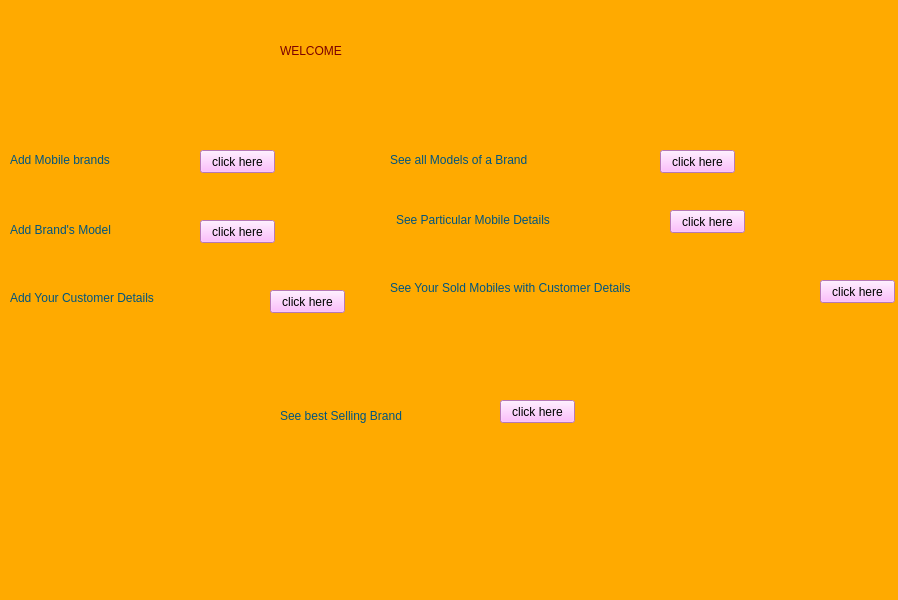
<?xml version="1.0" encoding="UTF-8"?>
<ui version="4.0">
 <class>MainWindow</class>
 <widget class="QMainWindow" name="MainWindow">
  <property name="geometry">
   <rect>
    <x>0</x>
    <y>0</y>
    <width>898</width>
    <height>600</height>
   </rect>
  </property>
  <property name="windowTitle">
   <string>MainWindow</string>
  </property>
  <property name="styleSheet">
   <string notr="true">border-color: qconicalgradient(cx:0.5, cy:0.5, angle:0, stop:0 rgba(35, 40, 3, 255), stop:0.16 rgba(136, 106, 22, 255), stop:0.225 rgba(166, 140, 41, 255), stop:0.285 rgba(204, 181, 74, 255), stop:0.345 rgba(235, 219, 102, 255), stop:0.415 rgba(245, 236, 112, 255), stop:0.52 rgba(209, 190, 76, 255), stop:0.57 rgba(187, 156, 51, 255), stop:0.635 rgba(168, 142, 42, 255), stop:0.695 rgba(202, 174, 68, 255), stop:0.75 rgba(218, 202, 86, 255), stop:0.815 rgba(208, 187, 73, 255), stop:0.88 rgba(187, 156, 51, 255), stop:0.935 rgba(137, 108, 26, 255), stop:1 rgba(35, 40, 3, 255));
background-color: rgb(255, 170, 0);</string>
  </property>
  <widget class="QWidget" name="centralwidget">
   <widget class="QLabel" name="label_3">
    <property name="geometry">
     <rect>
      <x>280</x>
      <y>20</y>
      <width>351</width>
      <height>61</height>
     </rect>
    </property>
    <property name="styleSheet">
     <string notr="true">font: 75 48pt &quot;ZapfChancery-MediumItalic bold&quot;;
color: rgb(124, 0, 0);</string>
    </property>
    <property name="text">
     <string>WELCOME</string>
    </property>
   </widget>
   <widget class="QLabel" name="label">
    <property name="geometry">
     <rect>
      <x>10</x>
      <y>150</y>
      <width>201</width>
      <height>20</height>
     </rect>
    </property>
    <property name="styleSheet">
     <string notr="true">font: 16pt &quot;Revive OV italic&quot;;
color: rgb(0, 85, 127);
</string>
    </property>
    <property name="text">
     <string>Add Mobile brands</string>
    </property>
   </widget>
   <widget class="QPushButton" name="btnAbrand">
    <property name="geometry">
     <rect>
      <x>200</x>
      <y>150</y>
      <width>75</width>
      <height>23</height>
     </rect>
    </property>
    <property name="styleSheet">
     <string notr="true">background-color: rgb(255, 170, 255);</string>
    </property>
    <property name="text">
     <string>click here</string>
    </property>
   </widget>
   <widget class="QLabel" name="label_2">
    <property name="geometry">
     <rect>
      <x>10</x>
      <y>220</y>
      <width>181</width>
      <height>20</height>
     </rect>
    </property>
    <property name="styleSheet">
     <string notr="true">font: 16pt &quot;Revive OV italic&quot;;
color: rgb(0, 85, 127);
</string>
    </property>
    <property name="text">
     <string>Add Brand's Model</string>
    </property>
   </widget>
   <widget class="QPushButton" name="btnAmodel">
    <property name="geometry">
     <rect>
      <x>200</x>
      <y>220</y>
      <width>75</width>
      <height>23</height>
     </rect>
    </property>
    <property name="styleSheet">
     <string notr="true">background-color: rgb(255, 170, 255);</string>
    </property>
    <property name="text">
     <string>click here</string>
    </property>
   </widget>
   <widget class="QLabel" name="label_4">
    <property name="geometry">
     <rect>
      <x>10</x>
      <y>290</y>
      <width>271</width>
      <height>16</height>
     </rect>
    </property>
    <property name="styleSheet">
     <string notr="true">font: 16pt &quot;Revive OV italic&quot;;
color: rgb(0, 85, 127);
</string>
    </property>
    <property name="text">
     <string>Add Your Customer Details</string>
    </property>
   </widget>
   <widget class="QPushButton" name="btnAcustomer">
    <property name="geometry">
     <rect>
      <x>270</x>
      <y>290</y>
      <width>75</width>
      <height>23</height>
     </rect>
    </property>
    <property name="styleSheet">
     <string notr="true">background-color: rgb(255, 170, 255);</string>
    </property>
    <property name="text">
     <string>click here</string>
    </property>
   </widget>
   <widget class="QLabel" name="label_5">
    <property name="geometry">
     <rect>
      <x>390</x>
      <y>150</y>
      <width>271</width>
      <height>20</height>
     </rect>
    </property>
    <property name="styleSheet">
     <string notr="true">font: 16pt &quot;Revive OV italic&quot;;
color: rgb(0, 85, 127);
</string>
    </property>
    <property name="text">
     <string>See all Models of a Brand</string>
    </property>
   </widget>
   <widget class="QPushButton" name="btnSmodel">
    <property name="geometry">
     <rect>
      <x>660</x>
      <y>150</y>
      <width>75</width>
      <height>23</height>
     </rect>
    </property>
    <property name="styleSheet">
     <string notr="true">background-color: rgb(255, 170, 255);</string>
    </property>
    <property name="text">
     <string>click here</string>
    </property>
   </widget>
   <widget class="QLabel" name="label_6">
    <property name="geometry">
     <rect>
      <x>396</x>
      <y>210</y>
      <width>281</width>
      <height>20</height>
     </rect>
    </property>
    <property name="styleSheet">
     <string notr="true">font: 16pt &quot;Revive OV italic&quot;;
color: rgb(0, 85, 127);
</string>
    </property>
    <property name="text">
     <string>See Particular Mobile Details</string>
    </property>
   </widget>
   <widget class="QPushButton" name="btnSdetails">
    <property name="geometry">
     <rect>
      <x>670</x>
      <y>210</y>
      <width>75</width>
      <height>23</height>
     </rect>
    </property>
    <property name="styleSheet">
     <string notr="true">background-color: rgb(255, 170, 255);</string>
    </property>
    <property name="text">
     <string>click here</string>
    </property>
   </widget>
   <widget class="QLabel" name="label_7">
    <property name="geometry">
     <rect>
      <x>390</x>
      <y>280</y>
      <width>431</width>
      <height>16</height>
     </rect>
    </property>
    <property name="styleSheet">
     <string notr="true">font: 16pt &quot;Revive OV italic&quot;;
color: rgb(0, 85, 127);
</string>
    </property>
    <property name="text">
     <string>See Your Sold Mobiles with Customer Details </string>
    </property>
   </widget>
   <widget class="QPushButton" name="btnScustomer">
    <property name="geometry">
     <rect>
      <x>820</x>
      <y>280</y>
      <width>75</width>
      <height>23</height>
     </rect>
    </property>
    <property name="styleSheet">
     <string notr="true">background-color: rgb(255, 170, 255);</string>
    </property>
    <property name="text">
     <string>click here</string>
    </property>
   </widget>
   <widget class="QLabel" name="label_8">
    <property name="geometry">
     <rect>
      <x>280</x>
      <y>400</y>
      <width>231</width>
      <height>31</height>
     </rect>
    </property>
    <property name="styleSheet">
     <string notr="true">font: 16pt &quot;Revive OV italic&quot;;
color: rgb(0, 85, 127);</string>
    </property>
    <property name="text">
     <string>See best Selling Brand</string>
    </property>
   </widget>
   <widget class="QPushButton" name="btngraph">
    <property name="geometry">
     <rect>
      <x>500</x>
      <y>400</y>
      <width>75</width>
      <height>23</height>
     </rect>
    </property>
    <property name="styleSheet">
     <string notr="true">background-color: rgb(255, 170, 255);</string>
    </property>
    <property name="text">
     <string>click here</string>
    </property>
   </widget>
  </widget>
  <widget class="QStatusBar" name="statusbar"/>
 </widget>
 <resources/>
 <connections/>
</ui>
